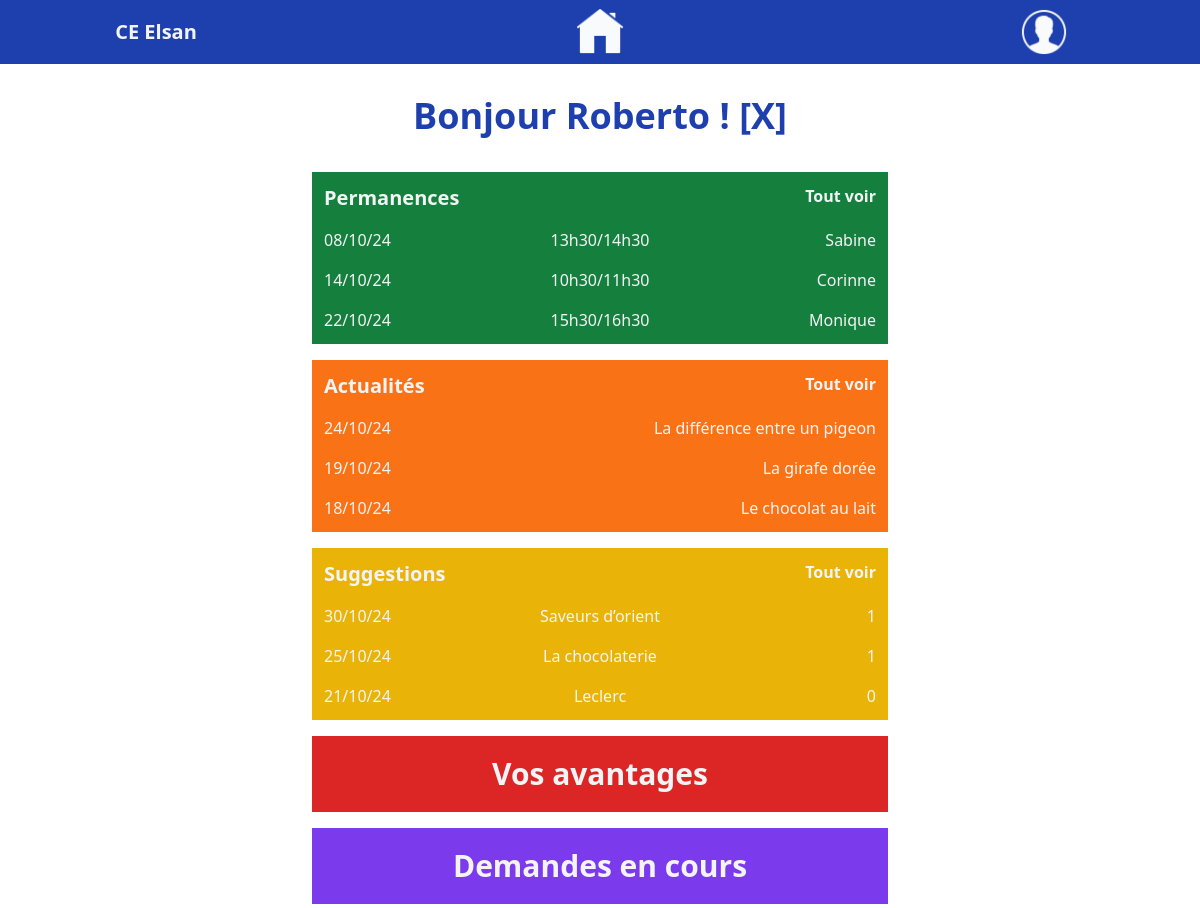
/pages/home.php (signed in), run on the app's committed database.
### tables this page shows
CREATE TABLE `permanences` (
  `permanence_id` int NOT NULL,
  `date` varchar(255) NOT NULL,
  `time` varchar(255) NOT NULL,
  `representative` varchar(255) NOT NULL
);

CREATE TABLE `news` (
  `news_id` int NOT NULL,
  `title` varchar(255) NOT NULL,
  `text` text NOT NULL,
  `date` datetime NOT NULL DEFAULT CURRENT_TIMESTAMP
);

### src/pages/home.php (the view, shortened to what this page needs)
<?php
    require_once('../php_sql/db_connect.php');
    $sql = "
    SELECT *
    FROM permanences
    ORDER BY STR_TO_DATE(date, '%d/%m/%y') ASC
    LIMIT 3;
    ";
    $query = $db->prepare($sql);
    $query->execute();
    $permanences = $query->fetchAll(PDO::FETCH_ASSOC);
    require_once('../php_sql/db_connect.php');
    $sql = "
    SELECT title,date
    FROM news
    ORDER BY date DESC
    LIMIT 3;
    ";
    $query = $db->prepare($sql);
    $query->execute();
    $news = $query->fetchAll(PDO::FETCH_ASSOC);
    require_once('../php_sql/db_connect.php');
    $sql = "
    SELECT s.company_name, s.date, COALESCE(SUM(v.vote_value), 0) AS total_score
    FROM suggestions s
    LEFT JOIN votes v ON s.suggestion_id = v.suggestion_id
    GROUP BY s.suggestion_id
    ORDER BY s.date DESC
    LIMIT 3;
    ";
    $query = $db->prepare($sql);
    $query->execute();
    $suggestions = $query->fetchAll(PDO::FETCH_ASSOC);
    ?>
<!doctype html>
<html>
<head>
  <link href="../output.css" rel="stylesheet">
</head>
<body class="">
<?php include '../includes/nav.php';?>
<h1 class="text-blue-800 font-bold text-4xl text-center m-8 2xl:mt-32">Bonjour <?=$_SESSION['first_name']?> !<a href="../php_sql/logout.php"> [X]</a></h1>
<main class="p-1 flex flex-col gap-4 flex-wrap max-w-screen-2xl mx-auto 2xl:flex-row 2xl:gap-24 2xl:justify-between 2xl:p-16">
<section class="w-[96%] bg-green-700 mx-auto p-1 max-w-xl text-gray-100">
    <div class="section_title flex justify-between p-2">
        <h3 class="font-bold text-xl">Permanences</h3>
        <a href="permanences.php" class="font-semibold">Tout voir</a>
    </div>
    <div class="container">
        <?php
        foreach ($permanences as $permanence) {
        echo
        '<div class="permanence_row flex justify-between p-2">
            <p class="w-1/3 text-start">'.$permanence['date'].'</p>
            <p class="w-1/3 text-center">'.$permanence['time'].'</p>
            <p class="w-1/3 text-end truncate">'.$permanence['representative'].'</p>
        </div>';}
        ?>
    </div>
</section>
<section class="w-[96%] bg-orange-500 mx-auto p-1 max-w-xl text-gray-100">
    <div class="section_title flex justify-between p-2">
        <h3 class="font-bold text-xl">Actualités</h3>
        <a href="news.php" class="font-semibold">Tout voir</a>
    </div>
    <div class="container">
        <?php
        foreach ($news as $new) {
            $date = new DateTime($new['date']);
            $formattedDate = $date->format('d/m/y');
        echo
        '<div class="permanence_row flex justify-between p-2 gap-1">
            <p class="">'.$formattedDate.'</p>
            <p class="truncate">'.$new['title'].'</p>
        </div>';}
        ?>
    </div>
</section>
<section class="w-[96%] bg-yellow-500 mx-auto p-1 max-w-xl text-gray-100">
    <div class="section_title flex justify-between p-2">
        <h3 class="font-bold text-xl">Suggestions</h3>
        <a href="suggestions.php" class="font-semibold">Tout voir</a>
    </div>
    <div class="container">
        <?php
        foreach ($suggestions as $suggestion) {
            $date = new DateTime($suggestion['date']);
            $formattedDate = $date->format('d/m/y');
        echo
        '<div class="permanence_row flex justify-between p-2">
            <p class="w-1/3 text-start">'.$formattedDate.'</p>
            <p class="w-1/3 text-center truncate">'.$suggestion['company_name'].'</p>
            <p class="w-1/3 text-end">'.$suggestion['total_score'].'</p>
        </div>';}
        ?>
    </div>
</section>
<div class="container mx-auto max-w-xl">
    <section class="w-[100%] bg-red-600 mx-auto p-1 max-w-xl">
        <a href="#">
            <h3 class="text-gray-100 font-bold text-3xl text-center m-4">Vos avantages</h3>
        </a>
    </section>
    <section class="w-[100%] bg-violet-600 mx-auto p-1 max-w-xl mt-4">
        <a href="#">
            <h3 class="text-gray-100 font-bold text-3xl text-center m-4">Demandes en cours</h3>
        </a>
    </section>
</div>
</main>
</body>
</html>

### data on the page
permanences: date "08/10/24", time "13h30/14h30", representative "Sabine"
permanences: date "14/10/24", time "10h30/11h30", representative "Corinne"
permanences: date "22/10/24", time "15h30/16h30", representative "Monique"
news: date "24/10/24", title "La différence entre un pigeon"
news: date "19/10/24", title "La girafe dorée"
news: date "18/10/24", title "Le chocolat au lait"

### other printed values
$_SESSION['first_name'] "Roberto"
$formattedDate "30/10/24"
$suggestion['company_name'] "Saveurs d’orient"
$suggestion['total_score'] "1"
$formattedDate "25/10/24"
$suggestion['company_name'] "La chocolaterie"
$formattedDate "21/10/24"
$suggestion['company_name'] "Leclerc"
$suggestion['total_score'] "0"
